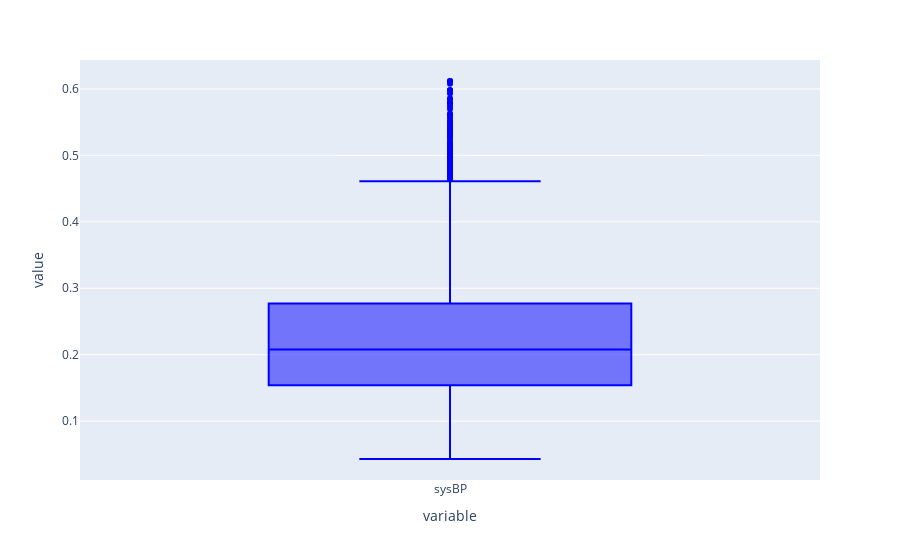

This figure's notebook cell:
### Code cell
ex.box(df['sysBP'], color_discrete_sequence=['blue','yellow','black'])

### Figure 1 — Plotly figure (JSON) as saved in the notebook; plotly's stock layout.template omitted (floating-point values rounded to 4 significant figures; data arrays with more than 128 entries replaced by an {"elided": "..."} marker saying what was removed)
{"data": [{"alignmentgroup": "True", "hovertemplate": "variable=%{x}<br>value=%{y}<extra></extra>", "legendgroup": "", "marker": {"color": "blue"}, "name": "", "notched": false, "offsetgroup": "", "orientation": "v", "showlegend": false, "type": "box", "x": {"elided": "3726 str values"}, "x0": " ", "xaxis": "x", "y": {"elided": "3726 float values"}, "y0": " ", "yaxis": "y"}], "layout": {"autosize": true, "boxmode": "group", "legend": {"tracegroupgap": 0}, "margin": {"t": 60}, "xaxis": {"anchor": "y", "autorange": true, "domain": [0, 1], "range": [-0.5, 0.5], "title": {"text": "variable"}, "type": "category"}, "yaxis": {"anchor": "x", "autorange": true, "domain": [0, 1], "range": [0.01139, 0.6436], "title": {"text": "value"}, "type": "linear"}}}
